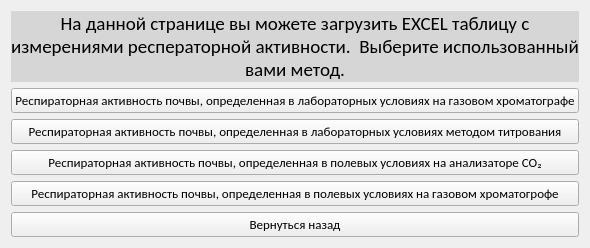
      <widget class="QWidget" name="exel_menu_lt">
       <layout class="QGridLayout" name="gridLayout">
        <item row="0" column="0">
         <widget class="QLabel" name="int_exel">
          <property name="font">
           <font>
            <family>Calibri</family>
            <pointsize>14</pointsize>
           </font>
          </property>
          <property name="styleSheet">
           <string notr="true">background-color: rgb(214, 214, 214);</string>
          </property>
          <property name="text">
           <string>На данной странице вы можете загрузить EXCEL таблицу с измерениями респераторной активности.  Выберите использованный вами метод.</string>
          </property>
          <property name="alignment">
           <set>Qt::AlignCenter</set>
          </property>
          <property name="wordWrap">
           <bool>true</bool>
          </property>
         </widget>
        </item>
        <item row="3" column="0">
         <widget class="QPushButton" name="exel_field_co2_btn">
          <property name="font">
           <font>
            <family>Calibri</family>
            <pointsize>10</pointsize>
           </font>
          </property>
          <property name="text">
           <string>Респираторная активность почвы, определенная в полевых условиях на анализаторе СО₂</string>
          </property>
         </widget>
        </item>
        <item row="5" column="0">
         <widget class="QPushButton" name="exel_back_home_btn">
          <property name="font">
           <font>
            <family>Calibri</family>
            <pointsize>10</pointsize>
           </font>
          </property>
          <property name="text">
           <string>Вернуться назад</string>
          </property>
         </widget>
        </item>
        <item row="4" column="0">
         <widget class="QPushButton" name="exel_field_gkh_btn">
          <property name="font">
           <font>
            <family>Calibri</family>
            <pointsize>10</pointsize>
           </font>
          </property>
          <property name="text">
           <string>Респираторная активность почвы, определенная в полевых условиях на газовом хроматогрофе</string>
          </property>
         </widget>
        </item>
        <item row="2" column="0">
         <widget class="QPushButton" name="exel_lab_titr_btn">
          <property name="font">
           <font>
            <family>Calibri</family>
            <pointsize>10</pointsize>
           </font>
          </property>
          <property name="text">
           <string>Респираторная активность почвы, определенная в лабораторных условиях методом титрования</string>
          </property>
         </widget>
        </item>
        <item row="1" column="0">
         <widget class="QPushButton" name="exel_lab_gkh_btn">
          <property name="font">
           <font>
            <family>Calibri</family>
            <pointsize>10</pointsize>
           </font>
          </property>
          <property name="text">
           <string>Респираторная активность почвы, определенная в лабораторных условиях на газовом хроматографе</string>
          </property>
         </widget>
        </item>
       </layout>
      </widget>
